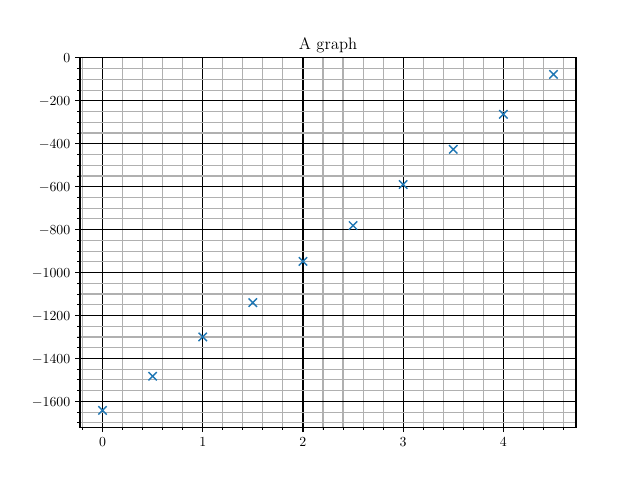

Recreate this plot in Python.
import numpy as np
import matplotlib.pyplot as plt
import scipy.optimize


def straight_line(x, m, c):
    return x*m + c


plt.rc('text', usetex=True)
plt.rc('font', family='serif')

data = np.array([
    [0, -1642],
    [0.5, -1483],
    [1, -1300],
    [1.5, -1140],
    [2, -948],
    [2.5, -781],
    [3, -590],
    [3.5, -426],
    [4, -263],
    [4.5, -77],
])

N = 10
M = 19208/55
C = - 90793/55
variance = 0

result = scipy.optimize.curve_fit(straight_line, data[:, 0], data[:, 1])
errors = np.sqrt(np.diag(result[1]))
print(result[0], errors)

for result in data:
    variance += (result[1] - (M * result[0] + C)) ** 2

variance = (1/N) * variance

print(variance)

print(data[:, 0])

plt.plot(data[:, 0], data[:, 1], 'x')

plt.title(r"A graph")
plt.minorticks_on()
plt.grid(which="minor", axis="both")
plt.grid(which="major", axis="both", color="k")

plt.savefig("basic plot.pdf", format="pdf")

plt.show()

print("Done")
